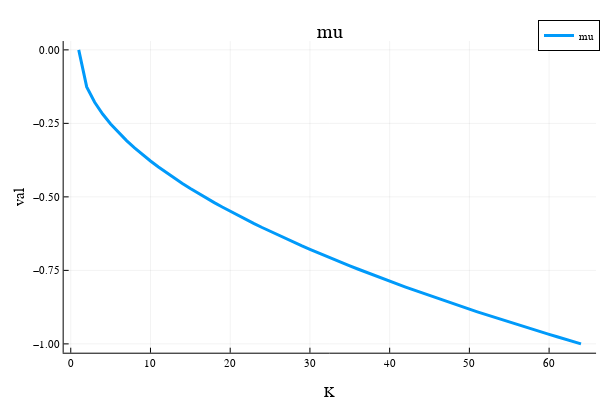

Notebook cell for this chart:
### Code cell
x = 1:opt.K
plot(x, problem.μ, label="mu", linewidth=3)
plot!(xlabel="K", ylabel="val")  
title!("mu")

### Figure 1 — Plotly figure (JSON) as saved in the notebook; plotly's stock layout.template omitted (floating-point values rounded to 4 significant figures)
{"data": [{"colorbar": {"title": {"text": ""}}, "legendgroup": "mu", "line": {"color": "rgba(0, 154, 250, 1.000)", "dash": "solid", "shape": "linear", "width": 3}, "mode": "lines", "name": "mu", "showlegend": true, "type": "scatter", "x": [1, 2, 3, 4, 5, 6, 7, 8, 9, 10, 11, 12, 13, 14, 15, 16, 17, 18, 19, 20, 21, 22, 23, 24, 25, 26, 27, 28, 29, 30, 31, 32, 33, 34, 35, 36, 37, 38, 39, 40, 41, 42, 43, 44, 45, 46, 47, 48, 49, 50, 51, 52, 53, 54, 55, 56, 57, 58, 59, 60, 61, 62, 63, 64], "xaxis": "x", "y": [0, -0.126, -0.1782, -0.2182, -0.252, -0.2817, -0.3086, -0.3333, -0.3563, -0.378, -0.3984, -0.4179, -0.4364, -0.4543, -0.4714, -0.488, -0.504, -0.5195, -0.5345, -0.5492, -0.5634, -0.5774, -0.5909, -0.6042, -0.6172, -0.6299, -0.6424, -0.6547, -0.6667, -0.6785, -0.6901, -0.7015, -0.7127, -0.7237, -0.7346, -0.7454, -0.7559, -0.7664, -0.7766, -0.7868, -0.7968, -0.8067, -0.8165, -0.8262, -0.8357, -0.8452, -0.8545, -0.8637, -0.8729, -0.8819, -0.8909, -0.8997, -0.9085, -0.9172, -0.9258, -0.9344, -0.9428, -0.9512, -0.9595, -0.9677, -0.9759, -0.984, -0.992, -1], "yaxis": "y", "zmax": null, "zmin": null}], "layout": {"annotations": [{"font": {"color": "rgba(0, 0, 0, 1)", "family": "sans-serif", "size": 20}, "rotation": 0, "showarrow": false, "text": "mu", "x": 0.5498, "xanchor": "center", "xref": "paper", "y": 1, "yanchor": "top", "yref": "paper"}], "height": 400, "legend": {"bgcolor": "rgba(255, 255, 255, 1.000)", "bordercolor": "rgba(0, 0, 0, 1)", "borderwidth": 1, "font": {"color": "rgba(0, 0, 0, 1)", "family": "sans-serif", "size": 11}, "title": {"font": {"color": "rgba(0, 0, 0, 1)", "family": "sans-serif", "size": 15}, "text": ""}, "tracegroupgap": 0, "traceorder": "normal", "x": 1, "xanchor": "auto", "y": 1, "yanchor": "auto"}, "margin": {"b": 20, "l": 0, "r": 0, "t": 20}, "paper_bgcolor": "rgba(255, 255, 255, 1.000)", "plot_bgcolor": "rgba(255, 255, 255, 1.000)", "showlegend": true, "width": 600, "xaxis": {"anchor": "y", "domain": [0.1061, 0.9934], "gridcolor": "rgba(0, 0, 0, 0.1)", "gridwidth": 0.5, "linecolor": "rgba(0, 0, 0, 1)", "mirror": false, "range": [-0.89, 65.89], "showgrid": true, "showline": true, "showticklabels": true, "tickangle": 0, "tickcolor": "rgb(0, 0, 0)", "tickfont": {"color": "rgba(0, 0, 0, 1)", "family": "sans-serif", "size": 11}, "tickmode": "array", "ticks": "inside", "ticktext": ["0", "10", "20", "30", "40", "50", "60"], "tickvals": [0, 10, 20, 30, 40, 50, 60], "title": {"font": {"color": "rgba(0, 0, 0, 1)", "family": "sans-serif", "size": 15}, "text": "K"}, "type": "linear", "visible": true, "zeroline": false, "zerolinecolor": "rgba(0, 0, 0, 1)"}, "yaxis": {"anchor": "x", "domain": [0.07581, 0.9415], "gridcolor": "rgba(0, 0, 0, 0.1)", "gridwidth": 0.5, "linecolor": "rgba(0, 0, 0, 1)", "mirror": false, "range": [-1.03, 0.03], "showgrid": true, "showline": true, "showticklabels": true, "tickangle": 0, "tickcolor": "rgb(0, 0, 0)", "tickfont": {"color": "rgba(0, 0, 0, 1)", "family": "sans-serif", "size": 11}, "tickmode": "array", "ticks": "inside", "ticktext": ["−1.00", "−0.75", "−0.50", "−0.25", "0.00"], "tickvals": [-1, -0.75, -0.5, -0.25, 0], "title": {"font": {"color": "rgba(0, 0, 0, 1)", "family": "sans-serif", "size": 15}, "text": "val"}, "type": "linear", "visible": true, "zeroline": false, "zerolinecolor": "rgba(0, 0, 0, 1)"}}}
